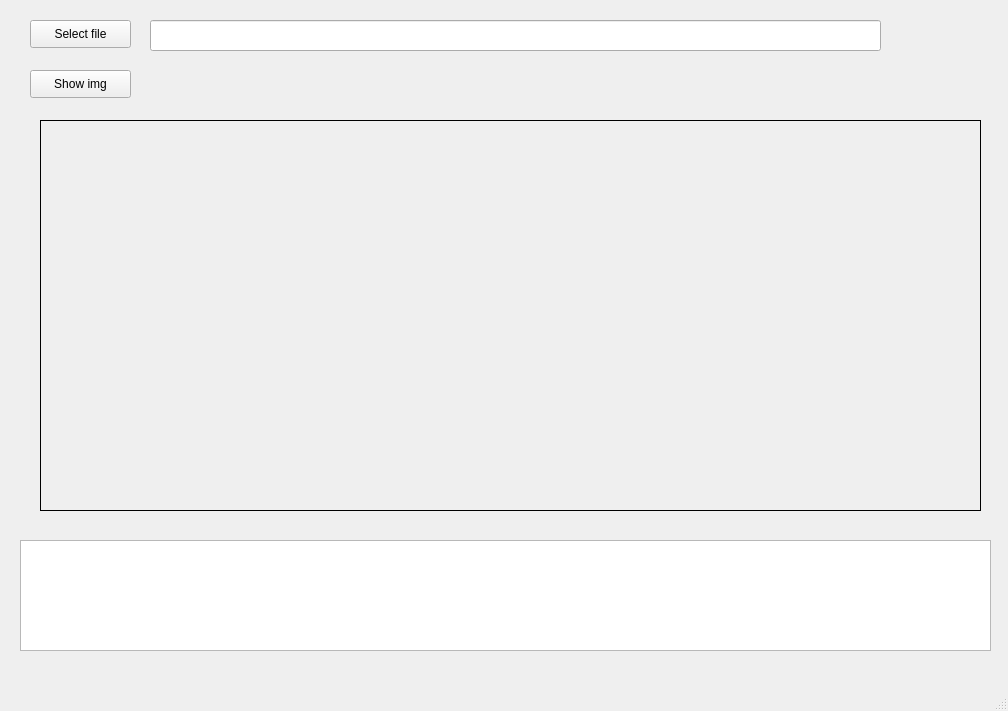
<?xml version="1.0" encoding="UTF-8"?>
<ui version="4.0">
 <class>QtCvWindow</class>
 <widget class="QMainWindow" name="QtCvWindow">
  <property name="enabled">
   <bool>true</bool>
  </property>
  <property name="geometry">
   <rect>
    <x>0</x>
    <y>0</y>
    <width>1008</width>
    <height>711</height>
   </rect>
  </property>
  <property name="windowTitle">
   <string>QtCvWindow</string>
  </property>
  <widget class="QWidget" name="centralwidget">
   <widget class="QPushButton" name="pbSelectFile">
    <property name="geometry">
     <rect>
      <x>30</x>
      <y>20</y>
      <width>101</width>
      <height>28</height>
     </rect>
    </property>
    <property name="text">
     <string>Select file</string>
    </property>
   </widget>
   <widget class="QLineEdit" name="edFile">
    <property name="geometry">
     <rect>
      <x>150</x>
      <y>20</y>
      <width>731</width>
      <height>31</height>
     </rect>
    </property>
   </widget>
   <widget class="QLabel" name="lbImg">
    <property name="geometry">
     <rect>
      <x>40</x>
      <y>120</y>
      <width>941</width>
      <height>391</height>
     </rect>
    </property>
    <property name="frameShape">
     <enum>QFrame::Box</enum>
    </property>
    <property name="text">
     <string/>
    </property>
   </widget>
   <widget class="QPushButton" name="pbShowImg">
    <property name="geometry">
     <rect>
      <x>30</x>
      <y>70</y>
      <width>101</width>
      <height>28</height>
     </rect>
    </property>
    <property name="text">
     <string>Show img</string>
    </property>
   </widget>
   <widget class="QTextEdit" name="edOpencvVersion">
    <property name="enabled">
     <bool>true</bool>
    </property>
    <property name="geometry">
     <rect>
      <x>20</x>
      <y>540</y>
      <width>971</width>
      <height>111</height>
     </rect>
    </property>
    <property name="font">
     <font>
      <family>Consolas</family>
      <pointsize>12</pointsize>
      <weight>50</weight>
      <bold>false</bold>
     </font>
    </property>
    <property name="mouseTracking">
     <bool>false</bool>
    </property>
    <property name="html">
     <string>&lt;!DOCTYPE HTML PUBLIC &quot;-//W3C//DTD HTML 4.0//EN&quot; &quot;http://www.w3.org/TR/REC-html40/strict.dtd&quot;&gt;
&lt;html&gt;&lt;head&gt;&lt;meta name=&quot;qrichtext&quot; content=&quot;1&quot; /&gt;&lt;style type=&quot;text/css&quot;&gt;
p, li { white-space: pre-wrap; }
&lt;/style&gt;&lt;/head&gt;&lt;body style=&quot; font-family:'Consolas'; font-size:12pt; font-weight:400; font-style:normal;&quot;&gt;
&lt;p style=&quot;-qt-paragraph-type:empty; margin-top:0px; margin-bottom:0px; margin-left:0px; margin-right:0px; -qt-block-indent:0; text-indent:0px;&quot;&gt;&lt;br /&gt;&lt;/p&gt;&lt;/body&gt;&lt;/html&gt;</string>
    </property>
   </widget>
  </widget>
  <widget class="QMenuBar" name="menubar">
   <property name="geometry">
    <rect>
     <x>0</x>
     <y>0</y>
     <width>1008</width>
     <height>26</height>
    </rect>
   </property>
  </widget>
  <widget class="QStatusBar" name="statusbar"/>
 </widget>
 <resources/>
 <connections/>
</ui>
